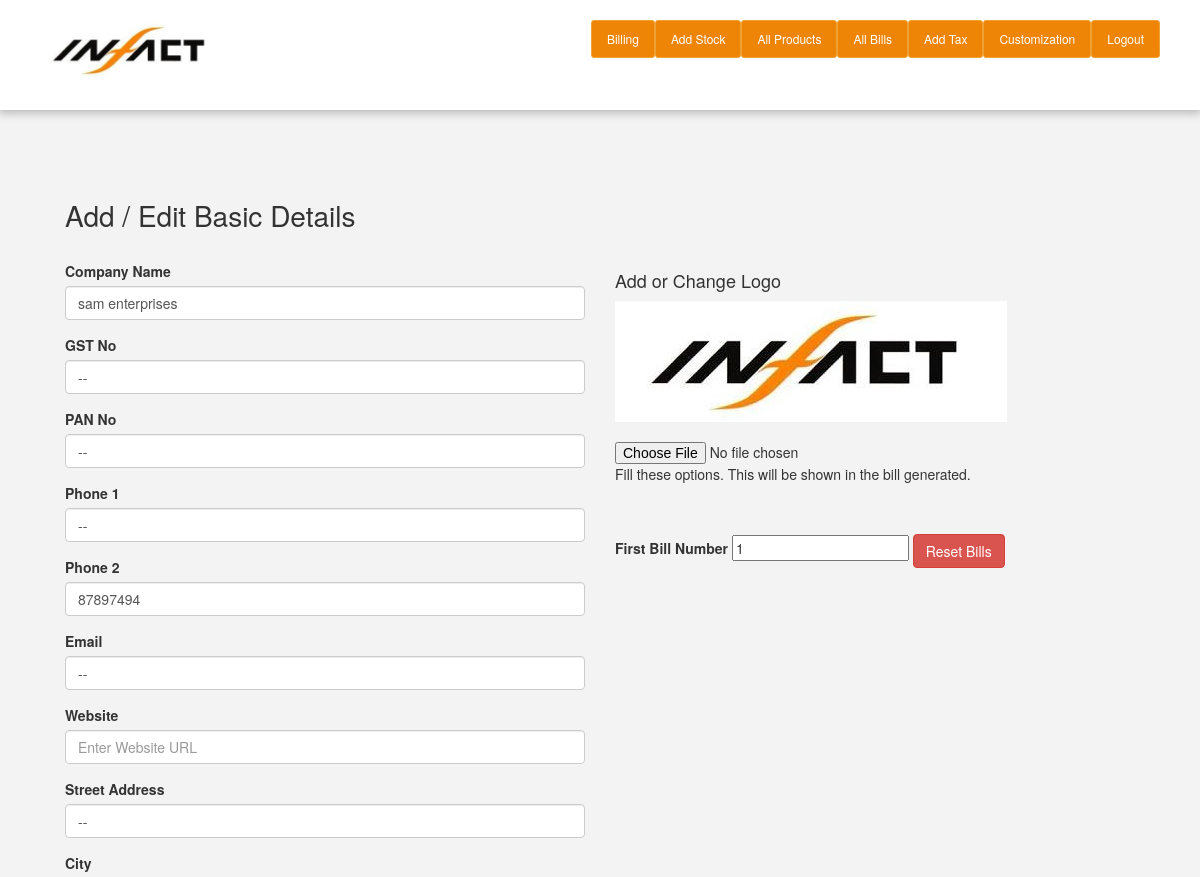
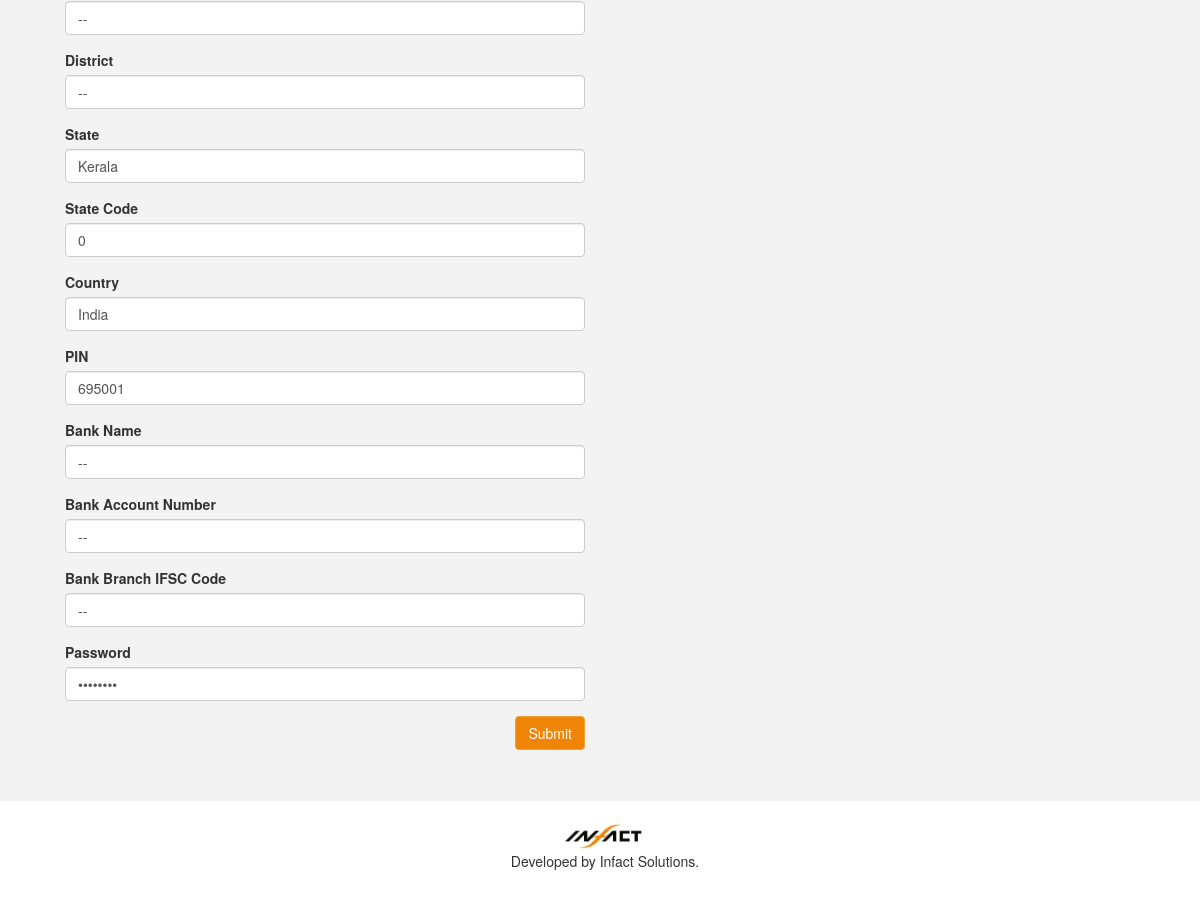
The page /add_basics.php (signed in) on the database its author committed (2 pictures, top to bottom).
### tables this page shows
CREATE TABLE `company` (
  `id` int(11) NOT NULL AUTO_INCREMENT,
  `name` varchar(400) NOT NULL,
  `gst` varchar(30) NOT NULL,
  `pan` varchar(30) NOT NULL,
  `phone1` varchar(30) NOT NULL,
  `phone2` varchar(30) NOT NULL,
  `email` varchar(200) NOT NULL,
  `website` varchar(200) NOT NULL,
  `street` varchar(400) NOT NULL,
  `city` varchar(100) NOT NULL,
  `district` varchar(100) NOT NULL,
  `state` varchar(100) NOT NULL,
  `statecode` int(11) NOT NULL,
  `country` varchar(100) NOT NULL,
  `pin` int(11) NOT NULL,
  `bankname` varchar(100) NOT NULL,
  `bankaccno` varchar(100) NOT NULL,
  `bankifsc` varchar(100) NOT NULL,
  `created` date NOT NULL,
  `updated` date NOT NULL,
  `logo` varchar(200) NOT NULL,
  `password` varchar(50) NOT NULL,
  PRIMARY KEY (`id`)
);

### add_basics.php (the view, shortened to what this page needs)
<?php include("header.php");?>
<?php
$name = $phone1 = $phone2 = $email = $website = $street = $city = $district = $state = $country = "";
$pin = 0;
$fetch_basics_query = "SELECT * FROM `company`;";
$result = $conn->query($fetch_basics_query);
if($result->num_rows>0){
	while($rows = $result->fetch_assoc()){
		$name 		= $rows['name'];
		$gst 		= $rows['gst'];
		$pan 		= $rows['pan'];
		$phone1 	= $rows["phone1"];
		$phone2 	= $rows["phone2"];
		$email 		= $rows["email"];
		$website 	= $rows["website"];
		$street 	= $rows["street"];
		$city 		= $rows["city"];
		$district 	= $rows["district"];
		$state 		= $rows["state"];
		$statecode 	= $rows['statecode'];
		$country 	= $rows["country"];
		$pin 		= $rows["pin"];
		$logo 		= $rows["logo"];
		$password 	= $rows["password"];
		$bankname 	= $rows["bankname"];
		$bankaccno 	= $rows["bankaccno"];
		$bankifsc 	= $rows["bankifsc"];
	}
}
?>
<div class="container-fluid">
	<div class="container bill-cont">
		<div class="row">
			<div class="col-md-12">
				<h2 class="section-title">Add / Edit Basic Details</h2>
			</div>
		</div>
		<div class="row">
			<div class="col-md-6">
				<form id="addBasicDetails" action="prg_update_basics.php" enctype="multipart/form-data" method="post">
					<div class="row">
						<div class="col-md-12">
							<div class="form-group">
								<label for="taxName">Company Name</label>
								<input type="text" required="true" class="form-control" id="taxName" placeholder="Enter Company Name" name="comp_name" value="<?php echo $name;?>">
							</div>
						</div>
					</div>
					<div class="row">
						<div class="col-md-12">
							<div class="form-group">
								<label for="gstNo">GST No</label>
								<input type="text" required="true" class="form-control" id="gstNo" placeholder="Enter GST Number" name="comp_gst" value="<?php echo $gst;?>">
							</div>
						</div>
					</div>
					<div class="row">
						<div class="col-md-12">
							<div class="form-group">
								<label for="panNo">PAN No</label>
								<input type="text" required="true" class="form-control" id="panNo" placeholder="Enter PAN Number" name="comp_pan" value="<?php echo $pan;?>">
							</div>
						</div>
					</div>
					<div class="row">
						<div class="col-md-12">
							<div class="form-group">
								<label for="taxName">Phone 1</label>
								<input type="text" class="form-control" id="taxName" placeholder="Enter Phone Number" name="comp_ph1" value="<?php echo $phone1;?>">
							</div>
						</div>
					</div>
					<div class="row">
						<div class="col-md-12">
							<div class="form-group">
								<label for="taxName">Phone 2</label>
								<input type="text" class="form-control" id="taxName" placeholder="Enter Phone Number" name="comp_ph2" value="<?php echo $phone2;?>">
							</div>
						</div>
					</div>
					<div class="row">
						<div class="col-md-12">
							<div class="form-group">
								<label for="taxName">Email</label>
								<input type="text" class="form-control" id="taxName" placeholder="Enter Email Address" name="comp_mail" value="<?php echo $email;?>">
							</div>
						</div>
					</div>
					<div class="row">
						<div class="col-md-12">
							<div class="form-group">
								<label for="taxName">Website</label>
								<input type="text" class="form-control" id="taxName" placeholder="Enter Website URL" name="comp_url" value="<?php echo $website;?>">
							</div>
						</div>
					</div>
					<div class="row">
						<div class="col-md-12">
							<div class="form-group">
								<label for="taxName">Street Address</label>
								<input type="text" class="form-control" id="taxName" placeholder="Enter Street Address" name="comp_addr_strt" value="<?php echo $street;?>">
							</div>
						</div>
					</div>
					<div class="row">
						<div class="col-md-12">
							<div class="form-group">
								<label for="taxName">City</label>
								<input type="text" class="form-control" id="taxName" placeholder="Enter City" name="comp_addr_cty" value="<?php echo $city;?>">
							</div>
						</div>
					</div>
					<div class="row">
						<div class="col-md-12">
							<div class="form-group">
								<label for="taxName">District</label>
								<input type="text" class="form-control" id="taxName" placeholder="Enter District" name="comp_addr_dist" value="<?php echo $district;?>">
							</div>
						</div>
					</div>
					<div class="row">
						<div class="col-md-12">
							<div class="form-group">
								<label for="taxName">State</label>
								<input type="text" class="form-control" id="taxName" placeholder="Enter State" name="comp_addr_st" value="<?php echo $state;?>">
							</div>
						</div>
					</div>
					<div class="row">
						<div class="col-md-12">
							<div class="form-group">
								<label for="stateCode">State Code</label>
								<input type="number" required="true" class="form-control" id="stateCode" placeholder="Enter State Code" name="state_code" value="<?php echo $statecode;?>">
							</div>
						</div>
					</div>
					<div class="row">
						<div class="col-md-12">
							<div class="form-group">
								<label for="taxName">Country</label>
								<input type="text" class="form-control" id="taxName" placeholder="Enter Country" name="comp_addr_nat" value="<?php echo $country;?>">
							</div>
						</div>
					</div>
					<div class="row">
						<div class="col-md-12">
							<div class="form-group">
								<label for="taxName">PIN </label>
								<input type="number" class="form-control" id="taxName" placeholder="Enter PIN" name="comp_addr_pin" value="<?php echo $pin;?>">
							</div>
						</div>
					</div>
					<div class="row">
						<div class="col-md-12">
							<div class="form-group">
								<label for="bankname">Bank Name </label>
								<input type="text" class="form-control" id="bankname" placeholder="Enter Bank Name" name="comp_bank_name" value="<?php echo $bankname;?>">
							</div>
						</div>
					</div>
					<div class="row">
						<div class="col-md-12">
							<div class="form-group">
								<label for="bankaccno">Bank Account Number </label>
								<input type="text" class="form-control" id="bankaccno" placeholder="Enter Bank Account Number" name="comp_bank_accno" value="<?php echo $bankaccno;?>">
							</div>
						</div>
					</div>
					<div class="row">
						<div class="col-md-12">
							<div class="form-group">
								<label for="bankifsc">Bank Branch IFSC Code </label>
								<input type="text" class="form-control" id="bankifsc" placeholder="Enter Bank Branch IFSC Code" name="comp_bank_ifsc" value="<?php echo $bankifsc;?>">
							</div>
						</div>
					</div>
					<div class="row">
						<div class="col-md-12">
							<div class="form-group">
								<label for="Password">Password </label>
								<input type="Password" class="form-control" id="Password" placeholder="Enter New Password" name="comp_password" value="<?php echo $password;?>">
							</div>
						</div>
					</div>
					<div class="row">
						<div class="col-md-12">
							<button type="submit" class="btn btn-warning pull-right">Submit</button>
						</div>
						<div class="col-md-5">
						</div>
					</div>
				</form>
			</div>
			<div class="col-md-6">
				<div class="row">
					<div class="col-md-12">
						<form id="logoImgForm">
							<h4>Add or Change Logo </h4>
							<img id="companyLogoImg" src="<?php echo $logo;?>" class="img-responsive"><br>
							<input id="logoUpload" type="File" name="imgtoadd[]" />
						</form>
					</div>
				</div>
				<div class="row">
					<div class="col-md-12">
						<p>
							Fill these options. This will be shown in the bill generated.
						</p>
					</div>
				</div>
				<br><br>
				<div class="row">
					<div class="col-md-12">
						<label for="billStartCount">First Bill Number</label>
						<input type="number" min="1" id="billStartCount" placeholder="First Bill No." value="1">
						<button class="btn btn-danger" onclick="resetBills()">
							Reset Bills
						</button>
					</div>
				</div>
			</div>
		</div>
	</div>
</div>
<?php include("footer.php");?>

### css/style.css (style rules this page uses)
.body-bg { background-color: rgb(243, 243, 243); }
.bill-cont { padding: 50px; min-height: 600px; }
.btn-warning { background-color: #ef8507; }
.section-title { padding: 20px 0; font-size: 28px; }

### rows shown on the page
company: comp_name "sam enterprises", comp_gst "--", comp_pan "--", comp_ph1 "--", comp_ph2 "87897494", comp_mail "--", comp_addr_strt "--", comp_addr_cty "--", comp_addr_dist "--", comp_addr_st "Kerala", state_code "0", comp_addr_nat "India", comp_addr_pin "695001", comp_bank_name "--", comp_bank_accno "--", comp_bank_ifsc "--", logo (picture)
